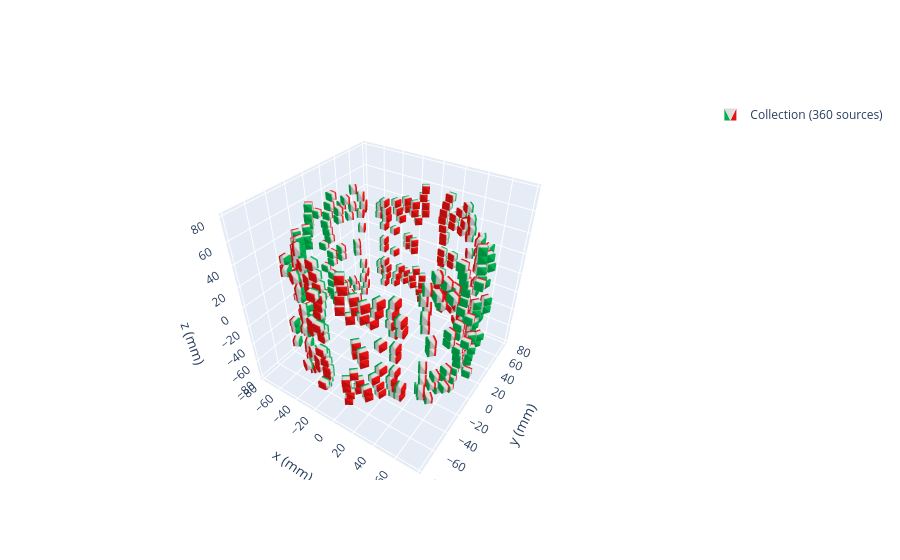

The code cell stored with this chart in its notebook:
### Markdown cell above
## 12. Visualization & Comparison

### Code cell
# 3D Visualization of Optimized Design
import sys
sys.path.insert(0, '..')
import visualize_configuration as VS
import field_validation as fv

view = VS.rad_halbach_Design_rad(halbach_magnet_size, cp.asnumpy(best_full))
view.show()

### Figure 1 — Plotly figure (JSON) as saved in the notebook; plotly's stock layout.template omitted (floating-point values rounded to 4 significant figures; data arrays with more than 128 entries replaced by an {"elided": "..."} marker saying what was removed)
{"data": [{"color": "#2e91e5", "colorscale": [[0, "#00b050"], [0.16, "#00b050"], [0.26, "#dddddd"], [0.74, "#dddddd"], [0.84, "#e71111"], [1, "#e71111"]], "i": {"elided": "4320 int values"}, "intensity": {"elided": "2880 int values"}, "j": {"elided": "4320 int values"}, "k": {"elided": "4320 int values"}, "legendgroup": "Collection(id=136288444624640)", "name": "Collection (360 sources)", "opacity": 1, "showlegend": true, "showscale": false, "type": "mesh3d", "x": {"elided": "2880 float values"}, "y": {"elided": "2880 float values"}, "z": {"elided": "2880 float values"}}], "layout": {"legend": {"itemsizing": "constant"}, "scene": {"aspectmode": "manual", "aspectratio": {"x": 1, "y": 1, "z": 1}, "camera": {"eye": {"x": 1, "y": -1.5, "z": 1.4}}, "xaxis": {"autorange": false, "range": [-82.25, 82.25], "title": {"text": "x (mm)"}}, "yaxis": {"autorange": false, "range": [-82.25, 82.25], "title": {"text": "y (mm)"}}, "zaxis": {"autorange": false, "range": [-82.25, 82.25], "title": {"text": "z (mm)"}}}}}
